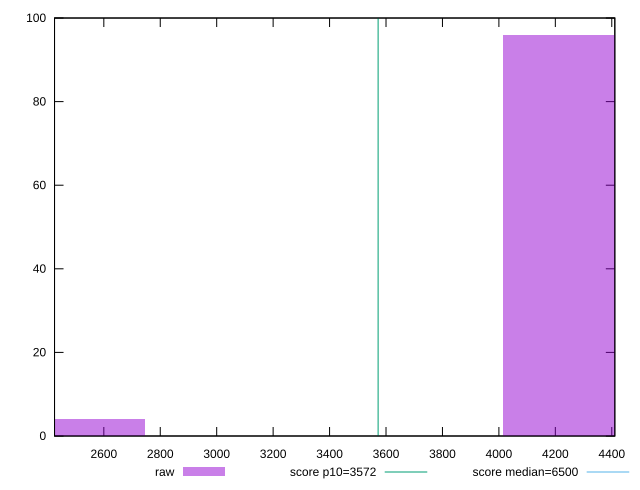

The script that saved this image:
reset

$raw <<EOF
4225.4429236571 96
2535.26575419426 4
EOF

set key outside below
set boxwidth 422.54429236571
set xrange [2425.3505:4410.812]
set yrange [0:100]
set trange [0:100]
set style fill transparent solid 0.5 noborder

set parametric
set terminal svg size 640, 490 enhanced background rgb 'white'
set output "report_00021_2021-02-20T09:16:39.615Z/first-cpu-idle/samples/pages+cached+noadtech+nomedia/raw/histogram.svg"

plot $raw title "raw" with boxes, \
     3572,t title "score p10=3572", \
     6500,t title "score median=6500"

reset
